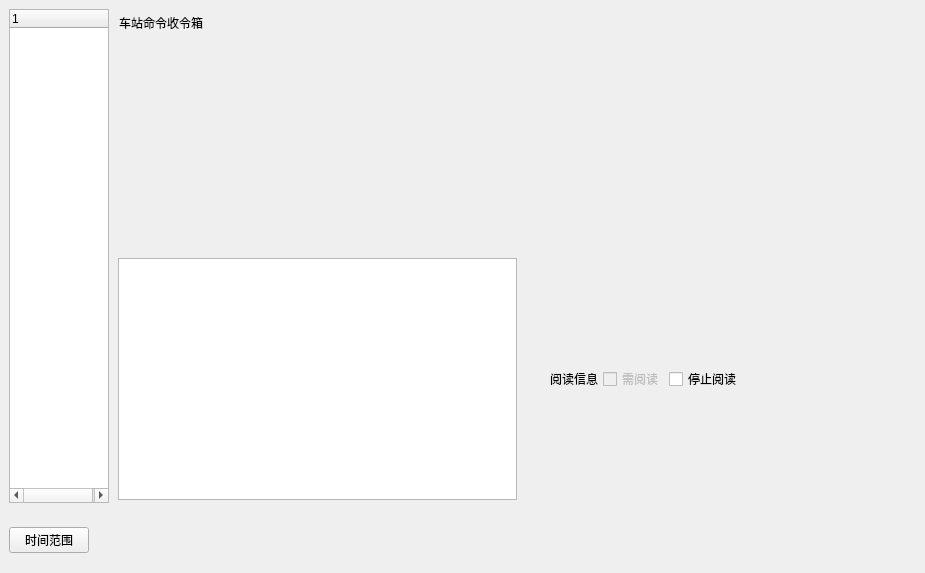
<?xml version="1.0" encoding="UTF-8"?>
<ui version="4.0">
 <class>DDOrderManage</class>
 <widget class="QWidget" name="DDOrderManage">
  <property name="geometry">
   <rect>
    <x>0</x>
    <y>0</y>
    <width>925</width>
    <height>573</height>
   </rect>
  </property>
  <property name="windowTitle">
   <string>调度命令管理</string>
  </property>
  <layout class="QVBoxLayout" name="verticalLayout" stretch="9,0">
   <property name="leftMargin">
    <number>0</number>
   </property>
   <property name="topMargin">
    <number>0</number>
   </property>
   <property name="rightMargin">
    <number>0</number>
   </property>
   <item>
    <widget class="QWidget" name="widget" native="true">
     <layout class="QGridLayout" name="gridLayout_3">
      <property name="rightMargin">
       <number>1</number>
      </property>
      <item row="0" column="0">
       <widget class="QTreeWidget" name="treeWidget">
        <property name="maximumSize">
         <size>
          <width>100</width>
          <height>16777215</height>
         </size>
        </property>
        <property name="columnCount">
         <number>1</number>
        </property>
        <column>
         <property name="text">
          <string notr="true">1</string>
         </property>
        </column>
       </widget>
      </item>
      <item row="0" column="1">
       <widget class="QWidget" name="widget_4" native="true">
        <layout class="QGridLayout" name="gridLayout_2">
         <property name="leftMargin">
          <number>3</number>
         </property>
         <property name="topMargin">
          <number>3</number>
         </property>
         <property name="rightMargin">
          <number>3</number>
         </property>
         <property name="bottomMargin">
          <number>3</number>
         </property>
         <property name="spacing">
          <number>3</number>
         </property>
         <item row="1" column="0">
          <widget class="QTextBrowser" name="textBrowser"/>
         </item>
         <item row="0" column="0" colspan="3">
          <widget class="QStackedWidget" name="stackedWidget">
           <property name="minimumSize">
            <size>
             <width>0</width>
             <height>200</height>
            </size>
           </property>
           <property name="currentIndex">
            <number>0</number>
           </property>
           <widget class="QWidget" name="page">
            <layout class="QVBoxLayout" name="verticalLayout_2">
             <property name="spacing">
              <number>1</number>
             </property>
             <property name="leftMargin">
              <number>1</number>
             </property>
             <property name="topMargin">
              <number>1</number>
             </property>
             <property name="rightMargin">
              <number>1</number>
             </property>
             <property name="bottomMargin">
              <number>1</number>
             </property>
             <item>
              <widget class="QLabel" name="label">
               <property name="maximumSize">
                <size>
                 <width>16777215</width>
                 <height>20</height>
                </size>
               </property>
               <property name="text">
                <string>车站命令收令箱</string>
               </property>
              </widget>
             </item>
             <item>
              <widget class="QWidget" name="widget_2" native="true">
               <layout class="QVBoxLayout" name="verticalLayout_4"/>
              </widget>
             </item>
            </layout>
           </widget>
           <widget class="QWidget" name="page_2">
            <layout class="QVBoxLayout" name="verticalLayout_7">
             <property name="spacing">
              <number>1</number>
             </property>
             <property name="leftMargin">
              <number>1</number>
             </property>
             <property name="topMargin">
              <number>1</number>
             </property>
             <property name="rightMargin">
              <number>1</number>
             </property>
             <property name="bottomMargin">
              <number>1</number>
             </property>
             <item>
              <widget class="QLabel" name="label_3">
               <property name="maximumSize">
                <size>
                 <width>16777215</width>
                 <height>20</height>
                </size>
               </property>
               <property name="text">
                <string>调度台命令发令箱</string>
               </property>
              </widget>
             </item>
             <item>
              <widget class="QWidget" name="widget_10" native="true">
               <layout class="QVBoxLayout" name="verticalLayout_5"/>
              </widget>
             </item>
            </layout>
           </widget>
           <widget class="QWidget" name="page_3">
            <layout class="QVBoxLayout" name="verticalLayout_8">
             <property name="spacing">
              <number>1</number>
             </property>
             <property name="leftMargin">
              <number>1</number>
             </property>
             <property name="topMargin">
              <number>1</number>
             </property>
             <property name="rightMargin">
              <number>1</number>
             </property>
             <property name="bottomMargin">
              <number>1</number>
             </property>
             <item>
              <widget class="QLabel" name="label_4">
               <property name="maximumSize">
                <size>
                 <width>16777215</width>
                 <height>20</height>
                </size>
               </property>
               <property name="text">
                <string>机车命令发令箱</string>
               </property>
              </widget>
             </item>
             <item>
              <widget class="QWidget" name="widget_11" native="true">
               <layout class="QVBoxLayout" name="verticalLayout_6"/>
              </widget>
             </item>
            </layout>
           </widget>
          </widget>
         </item>
         <item row="1" column="1">
          <widget class="QStackedWidget" name="stackedWidget_2">
           <property name="currentIndex">
            <number>0</number>
           </property>
           <widget class="QWidget" name="page_4">
            <layout class="QVBoxLayout" name="verticalLayout_3">
             <property name="spacing">
              <number>0</number>
             </property>
             <property name="leftMargin">
              <number>0</number>
             </property>
             <property name="topMargin">
              <number>0</number>
             </property>
             <property name="rightMargin">
              <number>0</number>
             </property>
             <property name="bottomMargin">
              <number>0</number>
             </property>
             <item>
              <widget class="QWidget" name="widget_6" native="true">
               <layout class="QHBoxLayout" name="horizontalLayout_3">
                <property name="spacing">
                 <number>1</number>
                </property>
                <property name="leftMargin">
                 <number>1</number>
                </property>
                <property name="topMargin">
                 <number>1</number>
                </property>
                <property name="rightMargin">
                 <number>1</number>
                </property>
                <property name="bottomMargin">
                 <number>1</number>
                </property>
               </layout>
              </widget>
             </item>
             <item>
              <widget class="QWidget" name="widget_7" native="true">
               <property name="maximumSize">
                <size>
                 <width>16777215</width>
                 <height>30</height>
                </size>
               </property>
               <layout class="QHBoxLayout" name="horizontalLayout_4">
                <property name="spacing">
                 <number>5</number>
                </property>
                <property name="leftMargin">
                 <number>30</number>
                </property>
                <property name="topMargin">
                 <number>0</number>
                </property>
                <property name="rightMargin">
                 <number>6</number>
                </property>
                <property name="bottomMargin">
                 <number>0</number>
                </property>
                <item>
                 <widget class="QLabel" name="label_2">
                  <property name="text">
                   <string>阅读信息</string>
                  </property>
                 </widget>
                </item>
                <item>
                 <widget class="QCheckBox" name="checkBox">
                  <property name="enabled">
                   <bool>false</bool>
                  </property>
                  <property name="text">
                   <string>需阅读</string>
                  </property>
                 </widget>
                </item>
                <item>
                 <widget class="QCheckBox" name="checkBox_2">
                  <property name="text">
                   <string>停止阅读</string>
                  </property>
                 </widget>
                </item>
                <item>
                 <spacer name="horizontalSpacer_3">
                  <property name="orientation">
                   <enum>Qt::Horizontal</enum>
                  </property>
                  <property name="sizeHint" stdset="0">
                   <size>
                    <width>40</width>
                    <height>20</height>
                   </size>
                  </property>
                 </spacer>
                </item>
               </layout>
              </widget>
             </item>
             <item>
              <widget class="QWidget" name="widget_5" native="true">
               <property name="minimumSize">
                <size>
                 <width>200</width>
                 <height>0</height>
                </size>
               </property>
               <layout class="QHBoxLayout" name="horizontalLayout_2">
                <property name="spacing">
                 <number>1</number>
                </property>
                <property name="leftMargin">
                 <number>1</number>
                </property>
                <property name="topMargin">
                 <number>1</number>
                </property>
                <property name="rightMargin">
                 <number>1</number>
                </property>
                <property name="bottomMargin">
                 <number>1</number>
                </property>
               </layout>
              </widget>
             </item>
            </layout>
           </widget>
           <widget class="QWidget" name="page_5">
            <layout class="QVBoxLayout" name="verticalLayout_10">
             <property name="spacing">
              <number>0</number>
             </property>
             <property name="leftMargin">
              <number>0</number>
             </property>
             <property name="topMargin">
              <number>0</number>
             </property>
             <property name="rightMargin">
              <number>0</number>
             </property>
             <property name="bottomMargin">
              <number>0</number>
             </property>
             <item>
              <widget class="QWidget" name="widget_8" native="true">
               <layout class="QVBoxLayout" name="verticalLayout_12">
                <property name="spacing">
                 <number>1</number>
                </property>
                <property name="leftMargin">
                 <number>1</number>
                </property>
                <property name="topMargin">
                 <number>1</number>
                </property>
                <property name="rightMargin">
                 <number>1</number>
                </property>
                <property name="bottomMargin">
                 <number>1</number>
                </property>
               </layout>
              </widget>
             </item>
            </layout>
           </widget>
           <widget class="QWidget" name="page_6">
            <layout class="QVBoxLayout" name="verticalLayout_9">
             <property name="spacing">
              <number>0</number>
             </property>
             <property name="leftMargin">
              <number>0</number>
             </property>
             <property name="topMargin">
              <number>0</number>
             </property>
             <property name="rightMargin">
              <number>0</number>
             </property>
             <property name="bottomMargin">
              <number>0</number>
             </property>
             <item>
              <widget class="QWidget" name="widget_12" native="true">
               <layout class="QVBoxLayout" name="verticalLayout_11"/>
              </widget>
             </item>
            </layout>
           </widget>
          </widget>
         </item>
        </layout>
       </widget>
      </item>
     </layout>
    </widget>
   </item>
   <item>
    <widget class="QWidget" name="widget_3" native="true">
     <layout class="QGridLayout" name="gridLayout">
      <item row="0" column="0">
       <widget class="QPushButton" name="pushButton">
        <property name="text">
         <string>时间范围</string>
        </property>
       </widget>
      </item>
      <item row="0" column="1">
       <spacer name="horizontalSpacer">
        <property name="orientation">
         <enum>Qt::Horizontal</enum>
        </property>
        <property name="sizeHint" stdset="0">
         <size>
          <width>733</width>
          <height>20</height>
         </size>
        </property>
       </spacer>
      </item>
      <item row="0" column="2">
       <widget class="QWidget" name="widget_9" native="true"/>
      </item>
     </layout>
    </widget>
   </item>
  </layout>
 </widget>
 <resources/>
 <connections/>
</ui>
